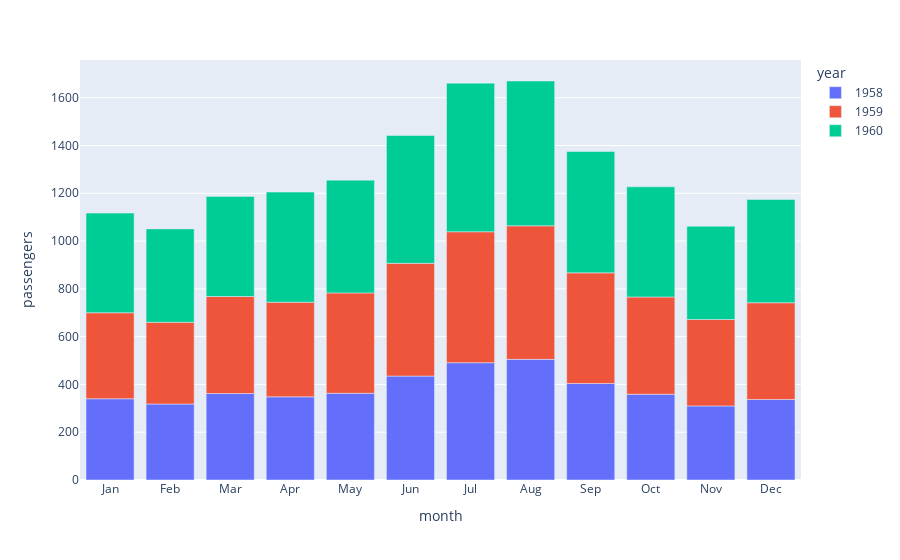

Write notebook code for a chart like this one.
### Markdown cell above
Create chart with numbers of passangers in 1958,1959,1960.

### Code cell
fig_b3 = px.bar(data_frame=last_df,
       x = 'month',
       y = 'passengers',
       color = 'year')
fig_b3.show()

### Figure 1 — Plotly figure (JSON) as saved in the notebook; plotly's stock layout.template omitted (floating-point values rounded to 4 significant figures)
{"data": [{"alignmentgroup": "True", "hovertemplate": "year=1958<br>month=%{x}<br>passengers=%{y}<extra></extra>", "legendgroup": "1958", "marker": {"color": "#636efa"}, "name": "1958", "offsetgroup": "1958", "orientation": "v", "showlegend": true, "textposition": "auto", "type": "bar", "x": ["Jan", "Feb", "Mar", "Apr", "May", "Jun", "Jul", "Aug", "Sep", "Oct", "Nov", "Dec"], "xaxis": "x", "y": [340, 318, 362, 348, 363, 435, 491, 505, 404, 359, 310, 337], "yaxis": "y"}, {"alignmentgroup": "True", "hovertemplate": "year=1959<br>month=%{x}<br>passengers=%{y}<extra></extra>", "legendgroup": "1959", "marker": {"color": "#EF553B"}, "name": "1959", "offsetgroup": "1959", "orientation": "v", "showlegend": true, "textposition": "auto", "type": "bar", "x": ["Jan", "Feb", "Mar", "Apr", "May", "Jun", "Jul", "Aug", "Sep", "Oct", "Nov", "Dec"], "xaxis": "x", "y": [360, 342, 406, 396, 420, 472, 548, 559, 463, 407, 362, 405], "yaxis": "y"}, {"alignmentgroup": "True", "hovertemplate": "year=1960<br>month=%{x}<br>passengers=%{y}<extra></extra>", "legendgroup": "1960", "marker": {"color": "#00cc96"}, "name": "1960", "offsetgroup": "1960", "orientation": "v", "showlegend": true, "textposition": "auto", "type": "bar", "x": ["Jan", "Feb", "Mar", "Apr", "May", "Jun", "Jul", "Aug", "Sep", "Oct", "Nov", "Dec"], "xaxis": "x", "y": [417, 391, 419, 461, 472, 535, 622, 606, 508, 461, 390, 432], "yaxis": "y"}], "layout": {"barmode": "relative", "legend": {"title": {"text": "year"}, "tracegroupgap": 0}, "margin": {"t": 60}, "xaxis": {"anchor": "y", "domain": [0, 1], "title": {"text": "month"}}, "yaxis": {"anchor": "x", "domain": [0, 1], "title": {"text": "passengers"}}}}
